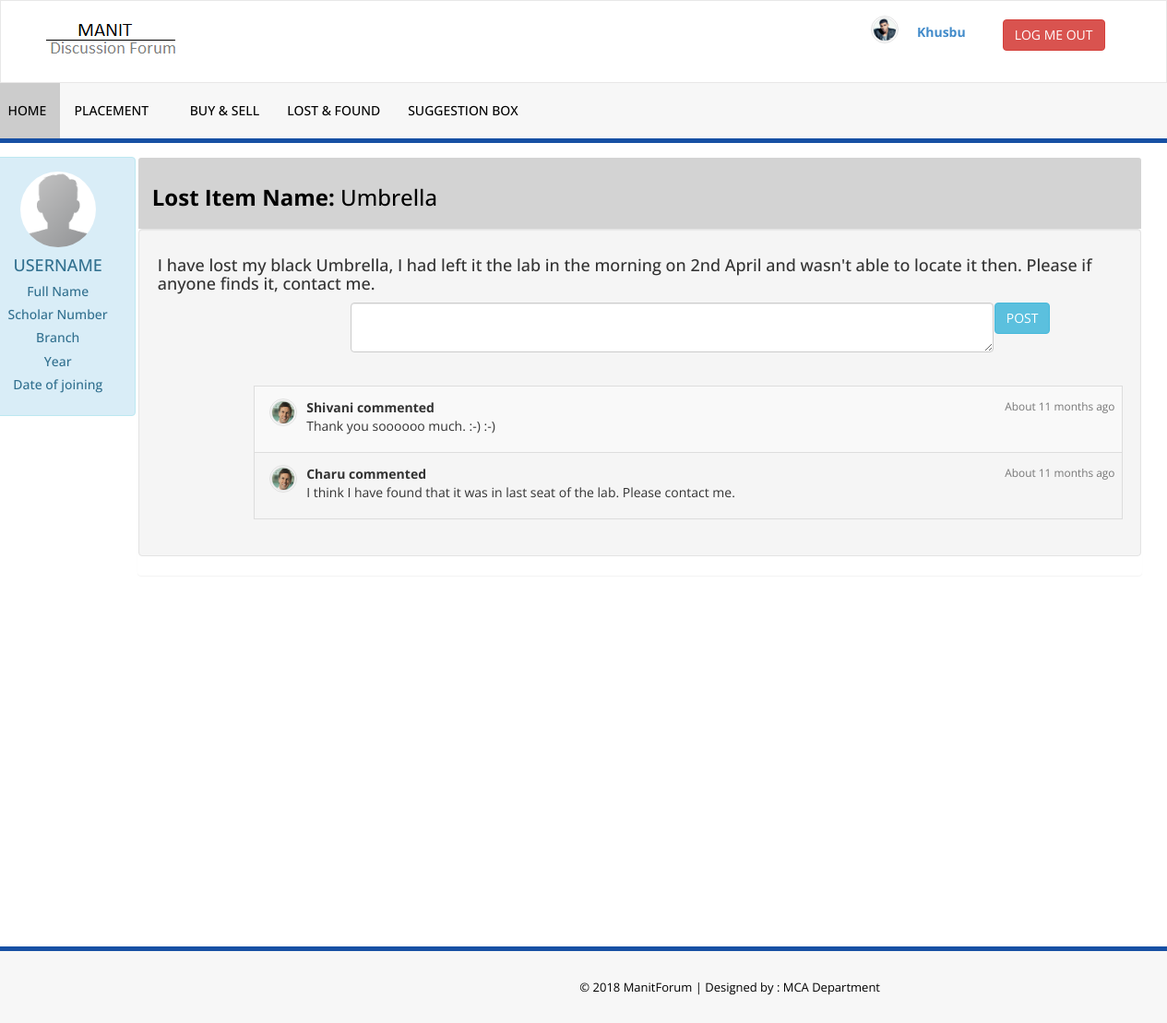
/currentLostFound.php?lf=3 (signed in), run on the app's committed database.
### tables this page shows
CREATE TABLE `student` (
  `Student_ID` varchar(10) NOT NULL,
  `Student_Name` varchar(30) NOT NULL,
  `Branch_ID` varchar(10) NOT NULL,
  `DOB` date NOT NULL,
  `Mobile_No` bigint(10) NOT NULL,
  `Email_ID` varchar(30) NOT NULL,
  `Password` varchar(255) NOT NULL,
  `Semester` int(2) NOT NULL
);

CREATE TABLE `lost_found` (
  `Lost_Found_ID` bigint(10) NOT NULL,
  `Lost_Found_Title` varchar(100) NOT NULL,
  `Description` varchar(500) NOT NULL,
  `Email` varchar(50) NOT NULL,
  `Type` varchar(10) NOT NULL,
  `Status` int(1) NOT NULL DEFAULT '0',
  `Date` datetime NOT NULL
);

CREATE TABLE `lost_found_comment` (
  `Comment_ID` bigint(10) NOT NULL,
  `Lost_Found_ID` bigint(10) NOT NULL,
  `Comment` varchar(300) NOT NULL,
  `Email` varchar(50) NOT NULL,
  `Date` datetime NOT NULL
);

### currentLostFound.php (the view, shortened to what this page needs)
<?php
  include('include/serverLostFoundCommentSubmit.php');
?>
<!DOCTYPE html>
<html xmlns="http://www.w3.org/1999/xhtml">
<head>
	<link href="//netdna.bootstrapcdn.com/bootstrap/3.0.0/css/bootstrap-glyphicons.css" rel="stylesheet">
  <link href="assets/css/bootstrap.css" rel="stylesheet" />
  <link href="assets/css/upcoming_events_marquee.css" rel="stylesheet" />
  <link href="assets/css/font-awesome.css" rel="stylesheet" />
  <link href="assets/css/style.css" rel="stylesheet" />
</head>
<body>
<div class="navbar navbar-inverse set-radius-zero" >
    <div class="container">
        <div class="navbar-header">
            <a class="navbar-brand" href="studentDashboard.php">
                <img src="assets/img/logo.png" />
            </a>
        </div>
  <div class="right-div">
            <a href='include/logout.php' class='btn btn-danger pull-right'>LOG ME OUT</a>
        </div>
  <div class="right-div">
          <a href="profile.html">
          <label>
            <?
              $query="SELECT * from student WHERE Email_ID='$_SESSION[email]'";
							$result=$db->query($query);
							$row=$result->fetch_assoc();
              $first = explode(' ',trim($row['Student_Name']));
              echo $first[0];
            ?>
          </label></a>
      </div>
<div class="chat-widget-name-right" >
            <a href="profile.html"><img class="media-object img-circle2 img-right-chat"
    style="margin-top:1%;margin-bottom:30px" src="assets/img/faces/face-3.jpg" /></a>
</div>
    </div>
</div>
<section class="menu-section">
    <div class="container" >
        <div class="row " >
            <div class="col-md-12" >
                <div class="navbar-collapse collapse " >
                    <ul id="menu-top" class="nav navbar-nav navbar-left">
                        <li><a href="studentDashboard.php" class="menu-top-active">HOME</a></li>
                        <li>
                              <a href="#" class="dropdown-toggle" id="ddlmenuItem" data-toggle="dropdown">PLACEMENT  <span class="glyphicon glyphicon-chevron-down"></span> </a>
                          </li>
          <li><a href="#">BUY & SELL</a></li>
                          <li><a href="lostFound.php">LOST & FOUND</a></li>
                          <li><a href="#">SUGGESTION BOX</a></li>
                    </ul>
                </div>
            </div>
        </div>
    </div>
</section>
<body>
    <div class="content-wrapper">
        <div class="container">
			<div class="row">
				<div class="col-md-1 col-sm-4 col-xs-12" style="width:13%;">
					<div class="alert alert-info text-center">
						<img class="img-circle1" src="assets/img/faces/face-0.jpg" />
						<br>
						<h4>USERNAME</h4>
						<h5>Full Name</h5>
						<h5>Scholar Number</h5>
						<h5>Branch</h5>
						<h5>Year</h5>
						<h5>Date of joining</h5>
					</div>
				</div>
				<div class="col-md-10" >
					<div class="panel">
						<div class="panel-heading" style="color:black;background:lightgray;"><h3>
							<?php
							$query="SELECT Lost_Found_Title, Description, Type, Status from lost_found where Lost_Found_ID='$_GET[lf]'";
							$result=$db->query($query);
							$row=$result->fetch_assoc();
							if($row['Type']=="lost"){
								echo "<strong>Lost Item Name: </strong>".$row['Lost_Found_Title']."<br>";
							}
							else{
								echo "<strong>Found Item Name: </strong>".$row['Lost_Found_Title']."<br>";
							}
						echo "</h3>
						</div>
						<div class='panel-body well'>
							<div class='col-mod-8 table-responsive'>
                                <div class='col-md-12' >
									<p><h4>".$row['Description']."
									</h4></p>
								</div>
								<br><br>";
								if($row['Status']==0){
									echo "<div style='padding-left:20%;'>
										<form role='form' method='POST'>
										<div class='col-md-10'>
											<textarea class='form-control' rows='2' name='comment'></textarea>
										</div>
										<input type='hidden' name='lf_id' value='".$_GET['lf']."'>
										<button type='submit' name='comment_submit' class='btn btn-info'>POST </button>
									</form></div>";
								}
								else echo "<strong><h3 style='color:red;'>This thread is closed. Sorry no further comments possible.</h3></strong>";
							?>
								<br><br>
								<div style="padding-left:10%;">
                                <table class="table table-striped table-bordered table-hover" >
								    <tbody>
										<?php
										$query1="SELECT * from lost_found_comment where Lost_Found_ID='$_GET[lf]' ORDER BY Comment_ID DESC";
										$result1 = $db->query($query1);
										while($row1=$result1->fetch_assoc()){
											$query2="SELECT Student_Name from student WHERE Email_ID='$row1[Email]'";
											$result2=$db->query($query2);
											$row2=$result2->fetch_assoc();
											$d1=date('Y-m-d H:i:s');
											$d0=$row1['Date'];
											$dateStart = new DateTime($d0);
											$dateEnd   = new DateTime($d1);
											$interval = $dateStart->diff($dateEnd);
											echo "<tr><td>
												<div class='row' style='margin-left:0px; width:100%;'>
													<div class='chat-widget-name-right' >
														<img class='media-object img-circle2 img-left-chat' src='assets/img/user2.png' />
													</div>
													<div class='header'>";
														$arr = explode(' ',trim($row2['Student_Name']));
														echo "<strong class='primary-font'>".$arr[0]." commented</strong>
														<small class='pull-right text-muted'>";
															echo "<span class='glyphicon glyphicon-time'></span>";
															if($interval->format('%Y')>0)
																echo " About ".$interval->format('%Y').' year ago';
															else if($interval->format('%m')>0)
																echo " About ".$interval->format('%m'). ' months ago';
														echo "</small>
													</div>";
													echo "<p>".$row1['Comment']."</p>
												</div>
											</td>
											</tr>";
										}
										?>
									</tbody>
								</table>
								</div>
						    </div>
					    </div>
					</div>
                </div>
			</div>
		</div>
    </div>
    <?php include('footer.php'); ?>
</body>
</html>

### footer.php
<br><br>
<section class="footer-section">
      <div class="container">
          <div class="row" style="width:100%">
              <div class="col-md-10">
                 &copy; 2018 ManitForum |<a href="http://www.manit.ac.in/" target="_blank"  > Designed by : MCA Department</a>
              </div>
          </div>
      </div>
  </section>

### assets/css/style.css (style rules this page uses)
.set-radius-zero { border-radius:0px; -moz-border-radius:0px; -webkit-border-radius:0px; }
.content-wrapper { margin-top: 15px; min-height:800px; padding-bottom:90px; }
.right-div { float: right; padding: 20px; }
#menu-top a { color:#000; text-decoration:none; font-weight:500; padding: 20px 15px 20px 15px; text-transform:uppercase; }
.menu-section { background-color: #f7f7f7; border-bottom:5px solid #1750A4; width:100% }
.menu-top-active { background-color:#cccccc; }
.navbar-inverse { background-color: #FFF; border-color: rgba(155, 153, 153, 0.23); }
.navbar { min-height: 90px; margin-bottom: 0px; }
.img-left-chat { border:3px double #e1e1e1; float:left; margin-right:10px; }
.img-right-chat { border:3px double #e1e1e1; float:right; margin-left:10px; }
.chat-widget-name-right { color: #808080; margin-top: 5px; margin-right: 60px; text-align:right; margin-bottom: 5px; }
.footer-section { padding:25px 50px 25px 50px; color:#000; font-size:13px; background-color: #f7f7f7; text-align:right; border-top:5px solid #1750A4; }
.footer-section a, .footer-section a:hover { color:#000; }

### data on the page
student: Student_Name "Khusbu"
lost_found: Lost_Found_Title "Umbrella", Description "I have lost my black Umbrella, I had left it the lab in the morning on 2nd April and wasn't able to locate it then. Please if anyone finds it, contact me."
lost_found_comment: student.Student_Name "Shivani", Date "11", Comment "Thank you soooooo much. :-) :-)"
lost_found_comment: student.Student_Name "Charu", Date "11", Comment "I think I have found that it was in last seat of the lab. Please contact me."
